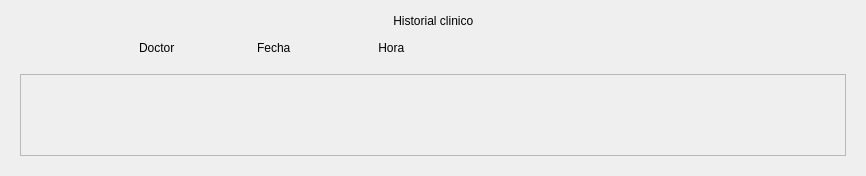
          <widget class="QWidget" name="page_5">
           <layout class="QVBoxLayout" name="verticalLayout_53">
            <item>
             <layout class="QHBoxLayout" name="horizontalLayout_118">
              <item>
               <spacer name="horizontalSpacer_132">
                <property name="orientation">
                 <enum>Qt::Horizontal</enum>
                </property>
                <property name="sizeHint" stdset="0">
                 <size>
                  <width>40</width>
                  <height>20</height>
                 </size>
                </property>
               </spacer>
              </item>
              <item>
               <widget class="QLabel" name="label_29">
                <property name="text">
                 <string> Historial clinico </string>
                </property>
               </widget>
              </item>
              <item>
               <spacer name="horizontalSpacer_133">
                <property name="orientation">
                 <enum>Qt::Horizontal</enum>
                </property>
                <property name="sizeHint" stdset="0">
                 <size>
                  <width>40</width>
                  <height>20</height>
                 </size>
                </property>
               </spacer>
              </item>
             </layout>
            </item>
            <item>
             <layout class="QHBoxLayout" name="horizontalLayout_119">
              <item>
               <spacer name="horizontalSpacer_134">
                <property name="orientation">
                 <enum>Qt::Horizontal</enum>
                </property>
                <property name="sizeType">
                 <enum>QSizePolicy::Fixed</enum>
                </property>
                <property name="sizeHint" stdset="0">
                 <size>
                  <width>128</width>
                  <height>20</height>
                 </size>
                </property>
               </spacer>
              </item>
              <item>
               <layout class="QGridLayout" name="gridLayout_4">
                <item row="0" column="0">
                 <widget class="QLabel" name="label_31">
                  <property name="minimumSize">
                   <size>
                    <width>112</width>
                    <height>22</height>
                   </size>
                  </property>
                  <property name="maximumSize">
                   <size>
                    <width>112</width>
                    <height>22</height>
                   </size>
                  </property>
                  <property name="text">
                   <string>Doctor</string>
                  </property>
                 </widget>
                </item>
                <item row="0" column="1">
                 <widget class="QLabel" name="label_30">
                  <property name="minimumSize">
                   <size>
                    <width>112</width>
                    <height>22</height>
                   </size>
                  </property>
                  <property name="maximumSize">
                   <size>
                    <width>112</width>
                    <height>22</height>
                   </size>
                  </property>
                  <property name="text">
                   <string>Fecha</string>
                  </property>
                 </widget>
                </item>
                <item row="0" column="2">
                 <widget class="QLabel" name="label_32">
                  <property name="minimumSize">
                   <size>
                    <width>112</width>
                    <height>22</height>
                   </size>
                  </property>
                  <property name="maximumSize">
                   <size>
                    <width>112</width>
                    <height>22</height>
                   </size>
                  </property>
                  <property name="text">
                   <string> Hora</string>
                  </property>
                 </widget>
                </item>
               </layout>
              </item>
              <item>
               <spacer name="horizontalSpacer_135">
                <property name="orientation">
                 <enum>Qt::Horizontal</enum>
                </property>
                <property name="sizeType">
                 <enum>QSizePolicy::Fixed</enum>
                </property>
                <property name="sizeHint" stdset="0">
                 <size>
                  <width>368</width>
                  <height>20</height>
                 </size>
                </property>
               </spacer>
              </item>
             </layout>
            </item>
            <item>
             <widget class="QWidget" name="mostrarClinico" native="true">
              <property name="minimumSize">
               <size>
                <width>200</width>
                <height>100</height>
               </size>
              </property>
              <layout class="QGridLayout" name="gridLayout_50">
               <item row="0" column="0">
                <widget class="QScrollArea" name="scrollArea_10">
                 <property name="widgetResizable">
                  <bool>true</bool>
                 </property>
                 <widget class="QWidget" name="scrollAreaWidgetContents_11">
                  <property name="geometry">
                   <rect>
                    <x>0</x>
                    <y>0</y>
                    <width>180</width>
                    <height>80</height>
                   </rect>
                  </property>
                  <layout class="QGridLayout" name="gridLayout_52">
                   <item row="0" column="0">
                    <layout class="QGridLayout" name="barraclinico"/>
                   </item>
                  </layout>
                 </widget>
                </widget>
               </item>
              </layout>
             </widget>
            </item>
           </layout>
          </widget>
